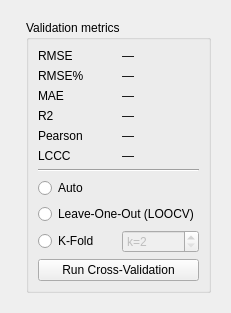
         <widget class="QWidget" name="tabOKValidation">
          <attribute name="title">
           <string>Validation</string>
          </attribute>
          <layout class="QVBoxLayout" name="verticalLayoutOKValid">
           <item>
            <layout class="QHBoxLayout" name="horizontalLayoutOKValid">
             <item>
              <layout class="QVBoxLayout" name="layoutCanvasOKValidation">
               <item>
                <widget class="QWidget" name="CV_Kriging_widget" native="true">
                 <layout class="QGridLayout" name="gridLayout">
                  <item row="0" column="0">
                   <widget class="QWidget" name="canvasOKValidation" native="true"/>
                  </item>
                  <item row="0" column="1">
                   <widget class="QGroupBox" name="groupOKMetrics">
                    <property name="title">
                     <string>Validation metrics</string>
                    </property>
                    <layout class="QGridLayout" name="gridOKMetrics">
                     <item row="0" column="1">
                      <widget class="QLabel" name="valOKRMSE">
                       <property name="text">
                        <string>—</string>
                       </property>
                      </widget>
                     </item>
                     <item row="4" column="0">
                      <widget class="QLabel" name="lblvalOKPearsonR">
                       <property name="text">
                        <string>Pearson</string>
                       </property>
                      </widget>
                     </item>
                     <item row="1" column="1">
                      <widget class="QLabel" name="valOKRMSEpct">
                       <property name="text">
                        <string>—</string>
                       </property>
                      </widget>
                     </item>
                     <item row="9" column="0">
                      <widget class="QRadioButton" name="radCV_OK_Kfold">
                       <property name="text">
                        <string>K-Fold</string>
                       </property>
                      </widget>
                     </item>
                     <item row="5" column="1">
                      <widget class="QLabel" name="valOKLCCC">
                       <property name="text">
                        <string>—</string>
                       </property>
                      </widget>
                     </item>
                     <item row="9" column="1">
                      <widget class="QSpinBox" name="spin_k_ok">
                       <property name="enabled">
                        <bool>false</bool>
                       </property>
                       <property name="prefix">
                        <string>k=</string>
                       </property>
                       <property name="minimum">
                        <number>2</number>
                       </property>
                       <property name="maximum">
                        <number>100</number>
                       </property>
                      </widget>
                     </item>
                     <item row="1" column="0">
                      <widget class="QLabel" name="lblvalOKRMSEpct">
                       <property name="text">
                        <string>RMSE%</string>
                       </property>
                      </widget>
                     </item>
                     <item row="7" column="0">
                      <widget class="QRadioButton" name="radCV_OK_Auto">
                       <property name="text">
                        <string>Auto</string>
                       </property>
                      </widget>
                     </item>
                     <item row="3" column="1">
                      <widget class="QLabel" name="valOKR2">
                       <property name="text">
                        <string>—</string>
                       </property>
                      </widget>
                     </item>
                     <item row="2" column="1">
                      <widget class="QLabel" name="valOKMAE">
                       <property name="text">
                        <string>—</string>
                       </property>
                      </widget>
                     </item>
                     <item row="0" column="0">
                      <widget class="QLabel" name="lblvalOKRMSE">
                       <property name="text">
                        <string>RMSE</string>
                       </property>
                      </widget>
                     </item>
                     <item row="2" column="0">
                      <widget class="QLabel" name="lblvalOKMAE">
                       <property name="text">
                        <string>MAE</string>
                       </property>
                      </widget>
                     </item>
                     <item row="8" column="0" colspan="2">
                      <widget class="QRadioButton" name="radCV_OK_LOOCV">
                       <property name="text">
                        <string>Leave-One-Out (LOOCV)</string>
                       </property>
                      </widget>
                     </item>
                     <item row="4" column="1">
                      <widget class="QLabel" name="valOKPearsonR">
                       <property name="text">
                        <string>—</string>
                       </property>
                      </widget>
                     </item>
                     <item row="5" column="0">
                      <widget class="QLabel" name="lblvalOKLCCC">
                       <property name="text">
                        <string>LCCC</string>
                       </property>
                      </widget>
                     </item>
                     <item row="3" column="0">
                      <widget class="QLabel" name="lblvalOKR2">
                       <property name="text">
                        <string>R2</string>
                       </property>
                      </widget>
                     </item>
                     <item row="6" column="0" colspan="2">
                      <widget class="Line" name="line_2">
                       <property name="orientation">
                        <enum>Qt::Horizontal</enum>
                       </property>
                      </widget>
                     </item>
                     <item row="10" column="0" colspan="2">
                      <widget class="QPushButton" name="btn_OKRunCV">
                       <property name="text">
                        <string>Run Cross-Validation</string>
                       </property>
                      </widget>
                     </item>
                    </layout>
                   </widget>
                  </item>
                 </layout>
                </widget>
               </item>
              </layout>
             </item>
            </layout>
           </item>
          </layout>
         </widget>
